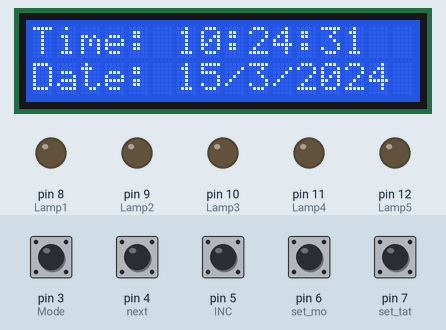
Simulated run of this sketch. Board: Arduino Uno, built with avr-gcc and run on an emulated ATmega328P. Shown: 16×2 character LCD, output pins drawn as LEDs (lit = HIGH). The test bench sets the inputs (shaded band); at power-on: pin 3 (Mode), pin 4 (next), pin 5 (INC), pin 6 (set_mo), pin 7 (set_tat) HIGH. The local clock reads 2024-03-15 10:24:30 at power-on unless the sketch sets it; EEPROM starts erased.

Above: at 1.3 s.
1.4 s: pin 6 (set_mo) pulled LOW for 0.65 s
At 2.3 s:
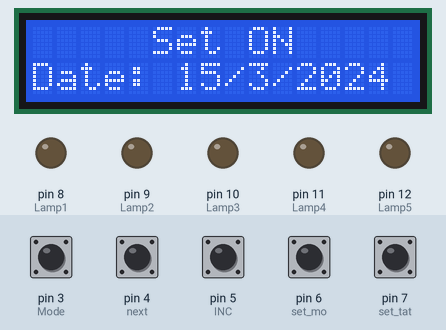
5.1 s: pin 5 (INC) pulled LOW for 0.65 s
At 6.6 s:
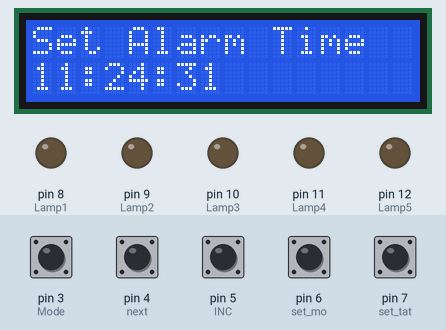
7.2 s: pin 5 (INC) pulled LOW for 1 s
At 9.1 s:
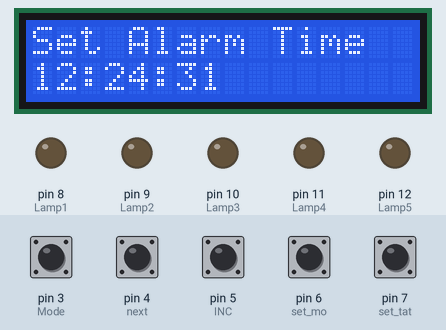
9.7 s: pin 4 (next) pulsed LOW 2 times (0.12 s each, 0.3 s apart)
At 12.9 s:
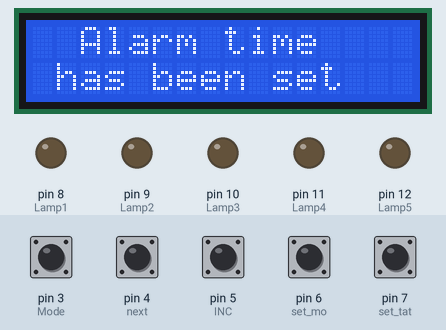
13.4 s: pin 7 (set_tat) pulled LOW for 1 s
At 15.0 s:
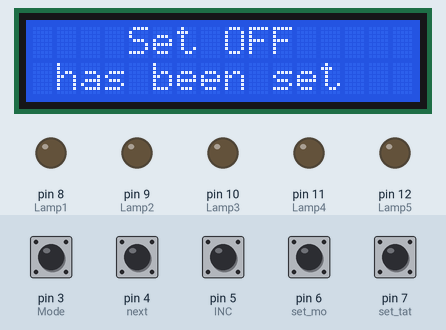
Timing chart, 0 to 16.5 s (numbered marks = the images above; inputs shaded):
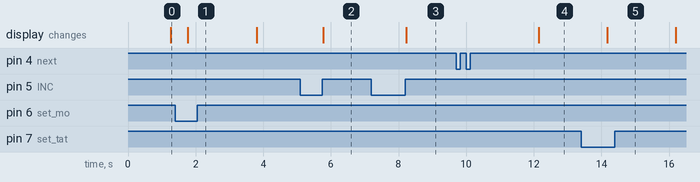

The sketch:

code.ino
```cpp
#include <RTClib.h>
#include <Wire.h>
#include <EEPROM.h>
#include <LiquidCrystal_I2C.h>

int inputVal  = 0;

const int Lamp1 = 8;
const int Lamp2 = 9;
const int Lamp3 = 10;
const int Lamp4 = 11;
const int Lamp5 = 12;
const int ADC_pin = A2;

int temp,inc,hours1,minut,add=11;
int HOUR,MINUT,SECOND;

//Button
const int Mode = 3;
int next = 4; //Chinh gio, phut
int INC = 5; // Chinh trang thai
int set_mo = 6;
int set_tat = 7;

//LCD: SDA: A4, SCL: A5
LiquidCrystal_I2C lcd(0x27,16,2);

//DS1307: SDA: A4, SCL: A5
byte degree[8] ={
  0B01110,
  0B01010,
  0B01110,
  0B00000,
  0B00000,
  0B00000,
  0B00000,
  0B00000
};
RTC_DS1307 RTC;

void setup() {
  pinMode(INC, INPUT);
  pinMode(next, INPUT);
  pinMode(set_mo, INPUT);
  pinMode(set_tat, INPUT);

  pinMode(ADC_pin, INPUT);
  pinMode(Mode, INPUT);
  pinMode(Lamp1, OUTPUT);
  pinMode(Lamp2, OUTPUT);
  pinMode(Lamp3, OUTPUT);
  pinMode(Lamp4, OUTPUT);
  pinMode(Lamp5, OUTPUT);

  digitalWrite(next, HIGH);
  digitalWrite(set_mo, HIGH);
  digitalWrite(INC, HIGH);
  digitalWrite(set_tat, HIGH);
  digitalWrite(Mode, LOW);

  Serial.begin(9600);
  Wire.begin();

  lcd.backlight();
  lcd.begin(16,2);
  lcd.init();

  lcd.setCursor(0,0);
  lcd.print("Real Time Clock");
  lcd.setCursor(0,1);
  lcd.print("Circuit Digest ");
   if (! RTC.begin()) {
    Serial.println("Couldn't find RTC");
    Serial.flush();
    while (1) delay(10);
  }
//  if(!RTC.isrunning()){
//   RTC.adjust(DateTime(__DATE__,__TIME__));
//  }
//  RTC.adjust(DateTime(__DATE__,__TIME__));
}

void loop() {
  DateTime now = RTC.now();
  if(digitalRead(Mode) == 0){ //Mode Auto
    lcd.setCursor(0,0);
    lcd.print("   Mode Auto    ");

    //Serial.println("Mode Auto");
    inputVal = analogRead (ADC_pin);
    Serial.println(inputVal);
    if(inputVal <= 400 && inputVal > 200){
       digitalWrite(Lamp1, LOW); //2
       digitalWrite(Lamp3, HIGH); //3
       digitalWrite(Lamp5, HIGH);
       digitalWrite(Lamp2, HIGH); //1
       digitalWrite(Lamp4, LOW);
       lcd.setCursor(0,1);
       lcd.print("   Status: On 3  ");
    }else if(inputVal <= 200){
       digitalWrite(Lamp1, HIGH);
       digitalWrite(Lamp2, HIGH);
       digitalWrite(Lamp3, HIGH);
       digitalWrite(Lamp4, HIGH);
       digitalWrite(Lamp5, HIGH);
       lcd.setCursor(0,1);
       lcd.print("   Status: On 5  ");
    }else{
       digitalWrite(Lamp1, LOW);
       digitalWrite(Lamp2, LOW);
       digitalWrite(Lamp3, LOW);
       digitalWrite(Lamp4, LOW);
       digitalWrite(Lamp5, LOW);
       lcd.setCursor(0,1);
       lcd.print("   Status: Off  ");
    }
    //Serial.print("Analog value: ");
    //Serial.println(inputVal);

  }
  else{//Mode Menu
    int temp=0,val=1,temp4;
    if(digitalRead(set_mo) == 0){      //set Alarm time
        lcd.setCursor(0,0);
        lcd.print("     Set ON     ");
        delay(2000);
        defualt();
        time();
        delay(1000);
        lcd.clear();
        lcd.setCursor(0,0);
        lcd.print("  Alarm time ");
        lcd.setCursor(0,1);
        lcd.print(" has been set  ");
        delay(2000);
     }
    if(digitalRead(set_tat) == 0){     //set Alarm time
        lcd.setCursor(0,0);
        lcd.print("    Set OFF     ");
        delay(2000);
        defualt();
        time();
        delay(1000);
        lcd.clear();
        lcd.setCursor(0,0);
        lcd.print("  Alarm time ");
        lcd.setCursor(0,1);
        lcd.print(" has been set  ");
        delay(2000);
     }

     lcd.clear();
     lcd.setCursor(0,0);
     lcd.print("Time:");
     lcd.setCursor(6,0);
     lcd.print(HOUR=now.hour(),DEC);
     lcd.print(":");
     lcd.print(MINUT=now.minute(),DEC);
     lcd.print(":");
     lcd.print(SECOND=now.second(),DEC);
     lcd.setCursor(0,1);
     lcd.print("Date: ");
     lcd.print(now.day(),DEC);
     lcd.print("/");
     lcd.print(now.month(),DEC);
     lcd.print("/");
     lcd.print(now.year(),DEC);
     match();
     match1();
     delay(500);
  }
}

void defualt(){
  lcd.setCursor(0,1);
  lcd.print(HOUR);
  lcd.print(":");
  lcd.print(MINUT);
  lcd.print(":");
  lcd.print(SECOND);
}

void time()                             {
  int temp=1,minuts=0,hours=0,seconds=0;
  while(temp==1){
    if(digitalRead(INC)==0){
      HOUR++;
      if(HOUR==24){
        HOUR=0;
      }
      while(digitalRead(INC)==0);
     }
    lcd.clear();
    lcd.setCursor(0,0);
    lcd.print("Set Alarm Time ");

    lcd.setCursor(0,1);
    lcd.print(HOUR);
    lcd.print(":");
    lcd.print(MINUT);
    lcd.print(":");
    lcd.print(SECOND);
    delay(100);
    if(digitalRead(next)==0){
      hours1=HOUR;
      EEPROM.write(add++,hours1);
      temp=2;
      while(digitalRead(next)==0);
    }
  }

  while(temp==2){
    if(digitalRead(INC)==0){
      MINUT++;
      if(MINUT==60){
        MINUT=0;
      }
      while(digitalRead(INC)==0);
     }
    lcd.setCursor(0,1);
    lcd.print(HOUR);
    lcd.print(":");
    lcd.print(MINUT);
    lcd.print(":");
    lcd.print(SECOND);
    delay(100);
      if(digitalRead(next)==0){
       minut=MINUT;
       EEPROM.write(add++, minut);
       temp=0;
       while(digitalRead(next)==0);
      }
    }
    delay(1000);
}

void match(){
  int tem[23];
  for(int i=11;i<23;i++){
    tem[i]=EEPROM.read(i);
  }
  if(HOUR == tem[11] && MINUT == tem[12]) {
    digitalWrite(Lamp1, HIGH);
    digitalWrite(Lamp2, HIGH);
    digitalWrite(Lamp3, HIGH);
    digitalWrite(Lamp4, HIGH);
    digitalWrite(Lamp5, HIGH);
  }
}
void match1(){
  int tem1[23];
  for(int j=11;j<23;j++){
    tem1[j]=EEPROM.read(j);
  }
  if(HOUR == tem1[13] && MINUT == tem1[14]) {
    digitalWrite(Lamp1, LOW);
    digitalWrite(Lamp2, LOW);
    digitalWrite(Lamp3, LOW);
    digitalWrite(Lamp4, LOW);
    digitalWrite(Lamp5, LOW);
  }
}
```

Measured:
- after the input at 1.4 s, the display: changes after 0.37 s (image 1)
- after the input at 5.1 s, the display: changes after 0.68 s (image 2)
- after the input at 7.2 s, the display: changes after 1.0 s (image 3)
- after the input at 9.7 s, the display: changes after 2.5 s (image 4)
- after the input at 13.4 s, the display: changes after 0.77 s (image 5)
